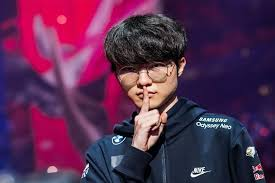
#> input picture foto 3.jpeg, 275 x 183 px
$ python -i fotoapp.py   (imports and definitions only)
#> lines starting #> are read from the running program, lines starting #| are printed output that depends on the picture; after the words box and inside, x2 and y2 are one past the last pixel; in counts of white or black regions, pixels touching at a corner belong together
from PIL import Image, ImageEnhance, ImageFilter
import matplotlib.pyplot as plt
import numpy as np
import cv2

# Función para cargar imagen
def cargar_imagen(ruta_imagen):
    return Image.open(ruta_imagen)

# Función 1: Redimensionar imagen según la plataforma
# [40 lines left out: functions redimensionar_imagen, ajustar_contraste, aplica_filtro, not called in this run]

# Función 4: Boceto para pintores
def crear_boceto(ruta_imagen, persona=True):
#> called with ruta_imagen = 'foto 3.jpeg', persona = True
    if not persona:
        raise ValueError("La imagen no contiene una persona.")

    imagen = cv2.imread(ruta_imagen)
#> imagen is the input picture: shape (183, 275, 3); mean B, G, R 80.3, 43.4, 87.2
    imagen_gris = cv2.cvtColor(imagen, cv2.COLOR_BGR2GRAY)
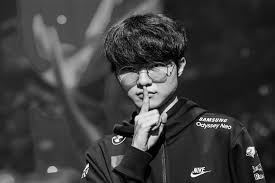
#> imagen_gris: shape (183, 275); min 0, max 253, mean 60.7

    imagen_borroso = cv2.GaussianBlur(imagen_gris, (5, 5), 0)
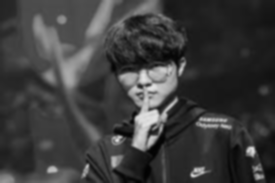
#> imagen_borroso: shape (183, 275); min 2, max 226, mean 60.7

    bordes = cv2.Canny(imagen_borroso, 50, 150)
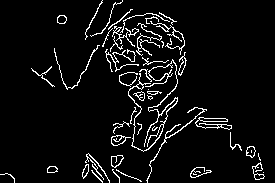
#> bordes: shape (183, 275); 6% white in thin lines or dots

    boceto = cv2.bitwise_not(bordes)
#> boceto: shape (183, 275); 94% white; black in thin lines or dots

    return boceto

# [77 lines left out: functions mostrar_resultado, menu, main, not called in this run]

# [2 lines not run here, left out]

>>> result = crear_boceto('foto 3.jpeg')

$ run again, on foto 4.jpg
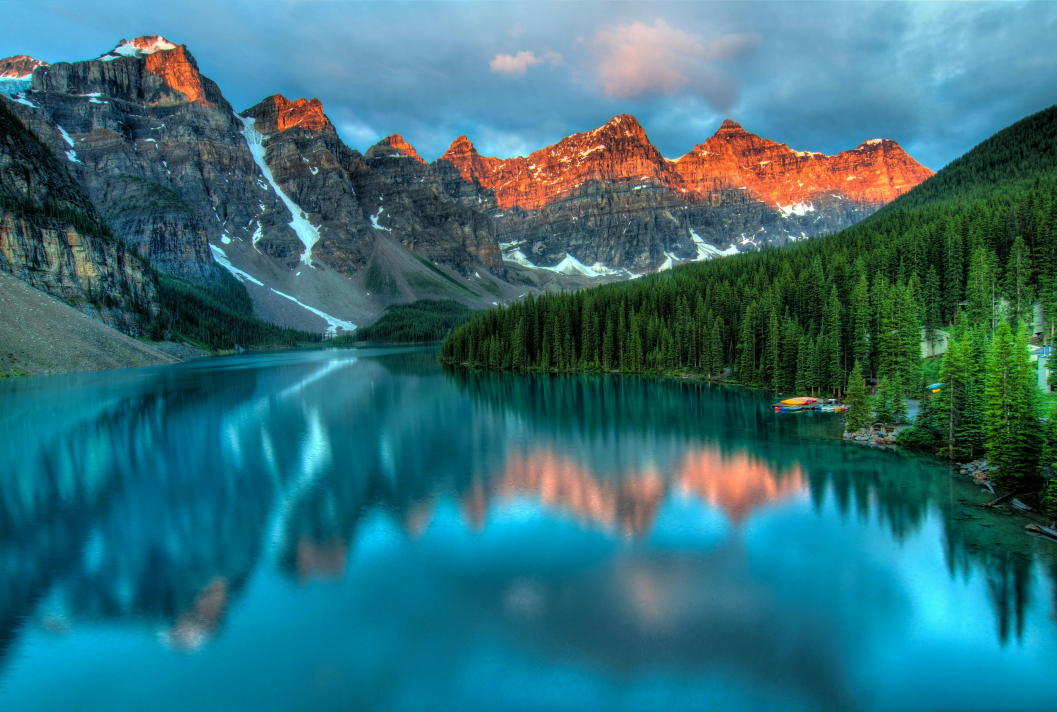
#> input picture foto 4.jpg, 4226 x 2847 px (shown at 1/4 size)
#> in crear_boceto, imagen is the input picture: shape (2847, 4226, 3); mean B, G, R 121, 111.2, 51.3
#> in crear_boceto, `bordes = cv2.Canny(imagen_borroso, 50, 150)`:
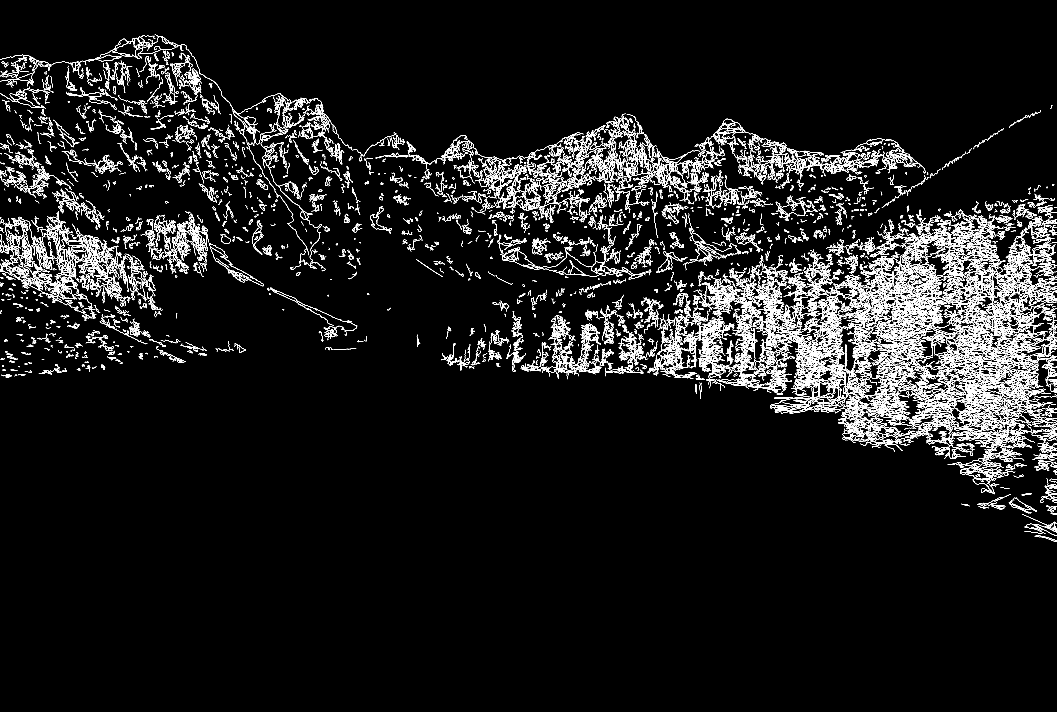
#> bordes: shape (2847, 4226) (shown at 1/4 size); 3.7% white in thin lines or dots, all inside (x1, y1, x2, y2) = (0, 139, 4226, 2168)
#> in crear_boceto, `boceto = cv2.bitwise_not(bordes)`:
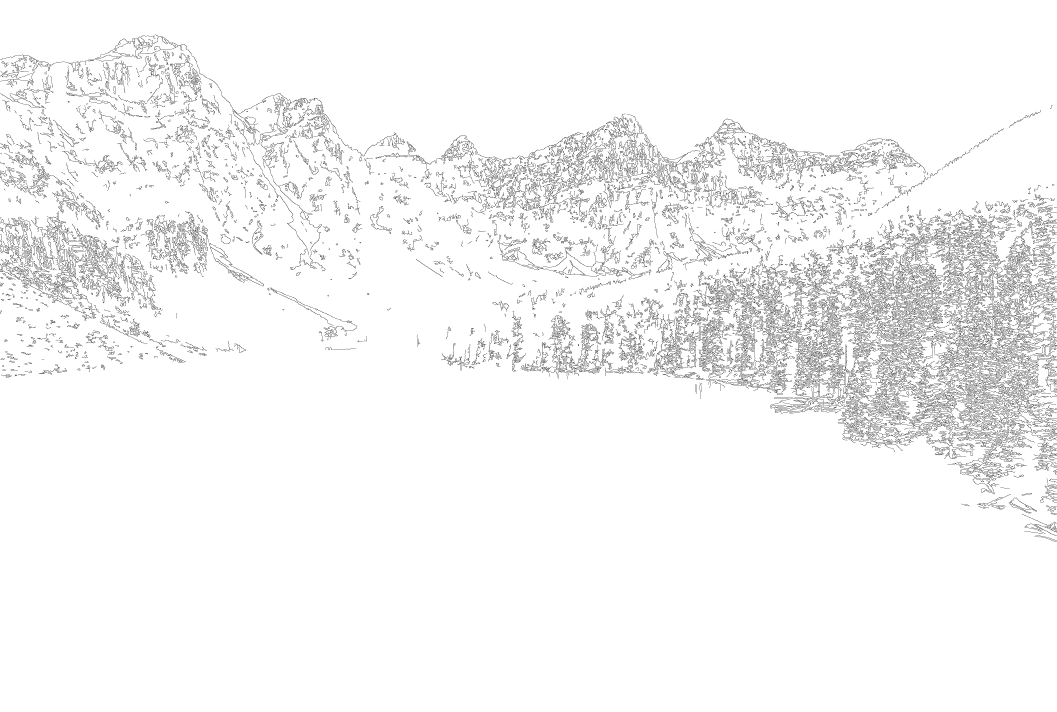
#> boceto: shape (2847, 4226) (shown at 1/4 size); 96.3% white; black in thin lines or dots, all inside (x1, y1, x2, y2) = (0, 139, 4226, 2168)
